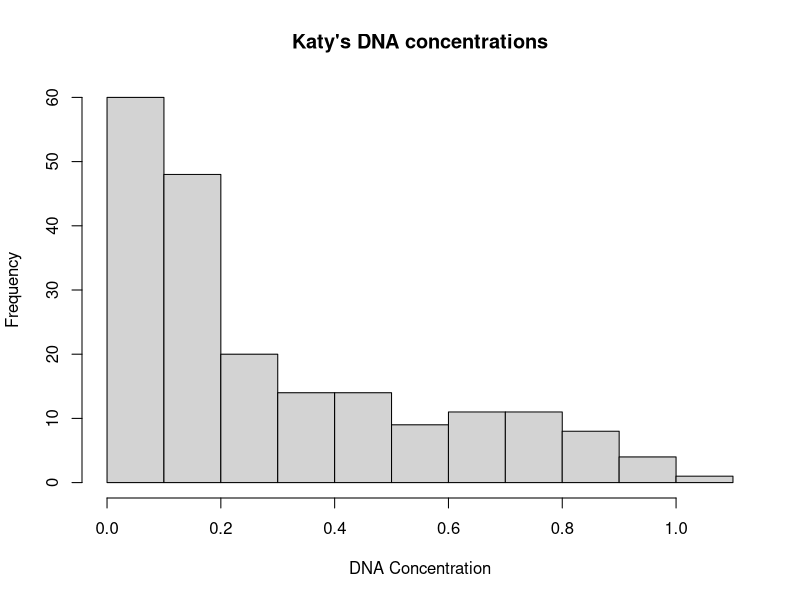
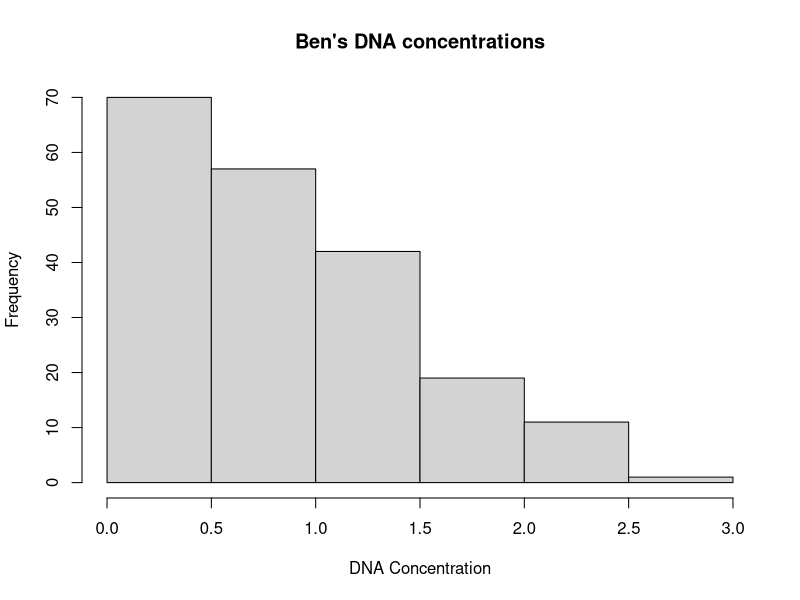
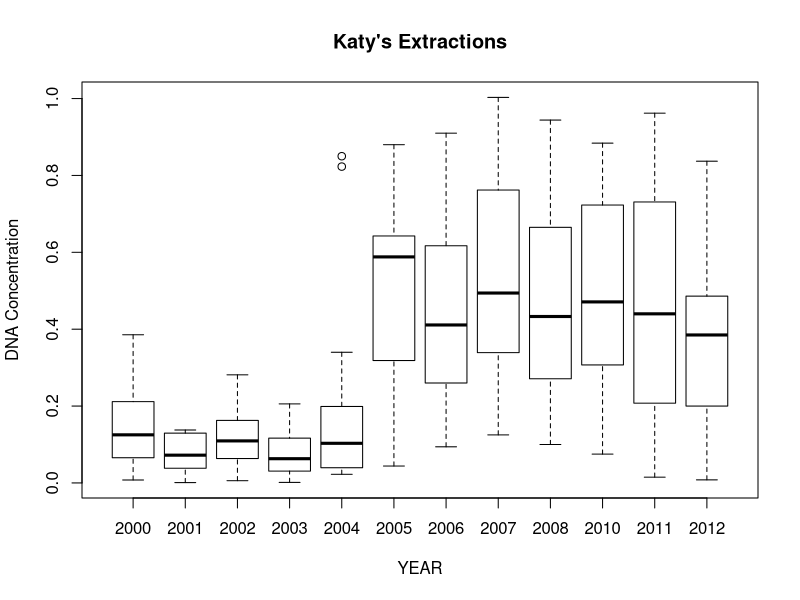

R code for these plots, in order: (Note: this script raises an error after producing the figures.)
library(tidyverse)

# Part I ####
#read it in.
 dat1 <- read.csv("./DNA_Conc_by_Extraction_Date.csv")
 
#Make histograms (first set)...

 #Katy's Histogram
hist(dat1$DNA_Concentration_Katy, main = "Katy's DNA concentrations",
      xlab = "DNA Concentration")
 
 #Ben's Histogram
hist(dat1$DNA_Concentration_Ben, main = "Ben's DNA concentrations",
      xlab = "DNA Concentration")
 
# Part II & III####
#Make the specific histograms from the images.

#class(dat1$Year_Collected) [1] "integer"
#class(dat1$DNA_Concentration_Katy) [1] [1] "numeric"

#Making year into a factor.
dat2 <- dat1
dat2$Year_Collected <- as.factor(dat2$Year_Collected)

katy_df <- select(dat2,YEAR = Year_Collected, DNA_Concentration = DNA_Concentration_Katy)
ben_df <- select(dat2,YEAR = Year_Collected, DNA_Concentration = DNA_Concentration_Ben)

#Similar enough.

#Katy
jpeg("./BALDWIN_Plot1.jpeg")
plot(katy_df, main = "Katy's Extractions", xlab = "YEAR",
     ylab = "DNA Concentration", col="#ffffff", scale) +
dev.off()
#Ben
jpeg(filename = "./BALDWIN_Plot2.jpeg")
plot(ben_df, main = "Ben's Extractions", xlab = "YEAR",
     ylab = "DNA Concentration", col="#ffffff")
dev.off()

#Part IV###

#Saying the year in which there was a minimum difference between the two.
dat2$difference = ben_df$DNA_Concentration - katy_df$DNA_Concentration
dat3 <- arrange(dat2,dat2$difference)
year <- as.character(dat3[1,1])
paste("The year in which Ben's DNA concentration was the lowest relative",
      "to Sally's was", year, sep = " ")
dat4 <- dat3 #Doing this to save myself class pain in the future.
#Part V####
dat3$Date_Collected <- as.POSIXct(dat3$Date_Collected)

Downstairs_Ben <- filter(dat3, Lab == "Downstairs") %>% 
   select(Date_Collected = Date_Collected,
          DNA_Concentration_Ben = DNA_Concentration_Ben)

jpeg("./Ben_DNA_over_time.jpeg")
plot(Downstairs_Ben)
dev.off()

#Bonus Problem####

ben_year_avgs <- filter(dat4, Lab == "Downstairs") %>% 
   select(Year_Collected = Year_Collected,
          DNA_Concentration_Ben = DNA_Concentration_Ben) %>% 
   group_by(Year_Collected) %>%
   summarise(mean(DNA_Concentration_Ben))


  ben_year_avgs <- rename(ben_year_avgs,
                          DNA_Concentration_Ben = "mean(DNA_Concentration_Ben)")
  
  ben_year_avgs <- arrange(ben_year_avgs,desc(DNA_Concentration_Ben))
  years <- as.vector(ben_year_avgs$Year_Collected)
  bmaxyear <- years[1]
  bmaxconc <- as.character(ben_year_avgs[1,2])
  paste("The year of maximum concentration for Ben was", bmaxyear,
        "and the concentration was", bmaxconc, sep = " ")
  
  write.csv(ben_year_avgs, "Ben_Average_Conc.csv")
  

